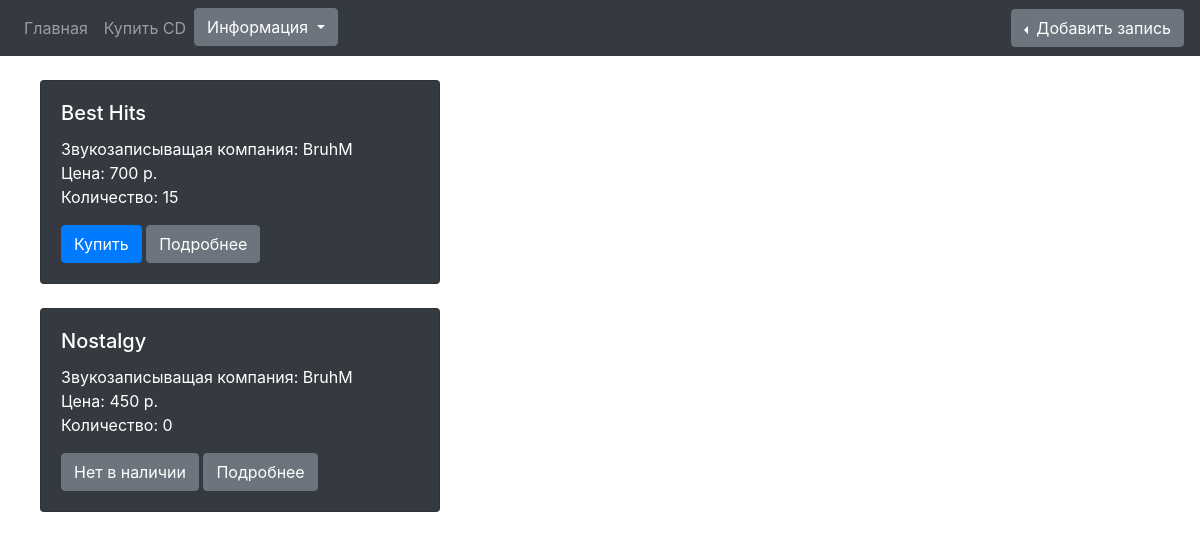
The app's page /Salon_app/cd/ (signed in) with its own data.
### Salon_app/models.py (models this page shows)
class CD(models.Model):
    create_date = models.DateField()
    price = models.IntegerField(max_length=15)
    company_id = models.ForeignKey(company_maker, on_delete=models.CASCADE)
    name = models.CharField(max_length=15)

class company_maker(models.Model):
        name = models.CharField(max_length=45)
        country = models.CharField(max_length=45)

### Salon_app/views.py (the view)
# urls.py: path('cd/', views.cd_list),
@login_required(login_url='/accounts/login/')
def cd_list(request):
   context = {}
   context["dataset"] = CD.objects.raw('select Salon_app_cd.id, Salon_app_cd.price,  Salon_app_cd.name, Salon_app_company_maker.name, sum(amount) - (SELECT count(op_code) from Salon_app_sellarrival where op_code="S" and Salon_app_cd.id=CD_id_id GROUP by CD_id_id)  as cou from Salon_app_cd, Salon_app_company_maker, Salon_app_SellArrival where op_code = "A" and Salon_app_cd.id = Salon_app_sellarrival.CD_id_id group by Salon_app_SellArrival.CD_id_id')
   return render(request, "cd_page.html", context, )

### templates/cd_page.html (shortened to what this page needs)
{% extends 'base_page.html' %}
{% block content %}
{% for data in dataset %}
<form action="" method="post" enctype="multipart/form-data">
<div class="card bg-dark text-white" style="width: 25rem; margin-left: 40px">
  <div class="card-body">
    <h5 class="card-title">{{ data.name }}<br/></h5>
    <p class="card-text">
        Звукозаписыващая компания: {{ data.company_id.name }}
        <br/>
        Цена: {{ data.price }} р.
        <br/>
        Количество: {{ data.cou }}
        <br/>
    </p>
      {% if  data.cou  > 0 %}
        <a href="cds/{{ data.id }}/" class="btn btn-primary">
        Купить
            {% else %}
            <a class="btn btn-secondary" >
        Нет в наличии
                {% endif %}
       </a>
      <a href="cdinfo/{{ data.id }}/" class="btn btn-secondary">
        Подробнее
       </a>
  </div>
</div>
<br/>
    </form>
{% endfor %}
{% endblock %}

### records on screen
CD: name "Best Hits", company_id.name "BruhM", price "700", cou "15"
CD: name "Nostalgy", company_id.name "BruhM", price "450", cou "0", shows "Нет в наличии"
